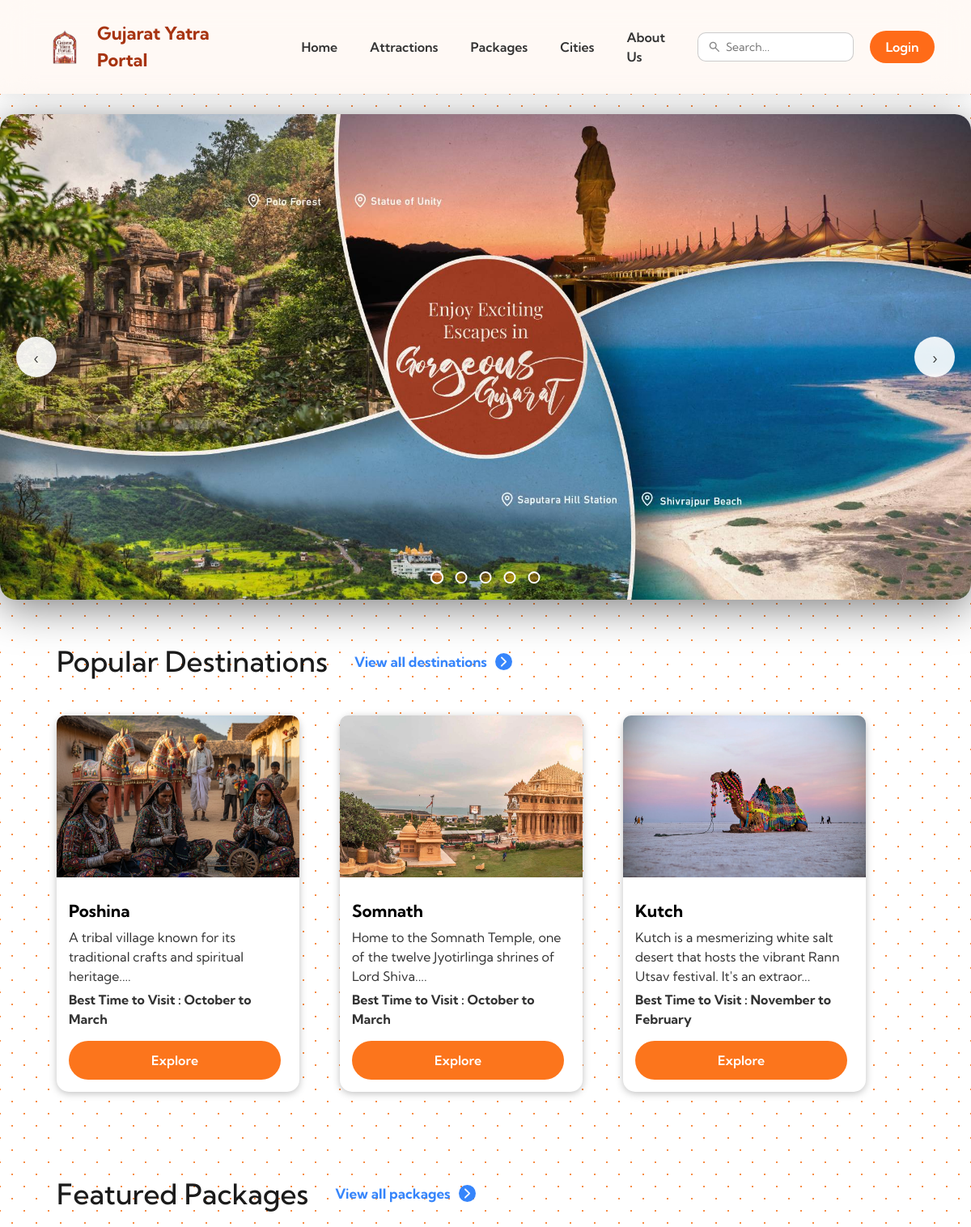
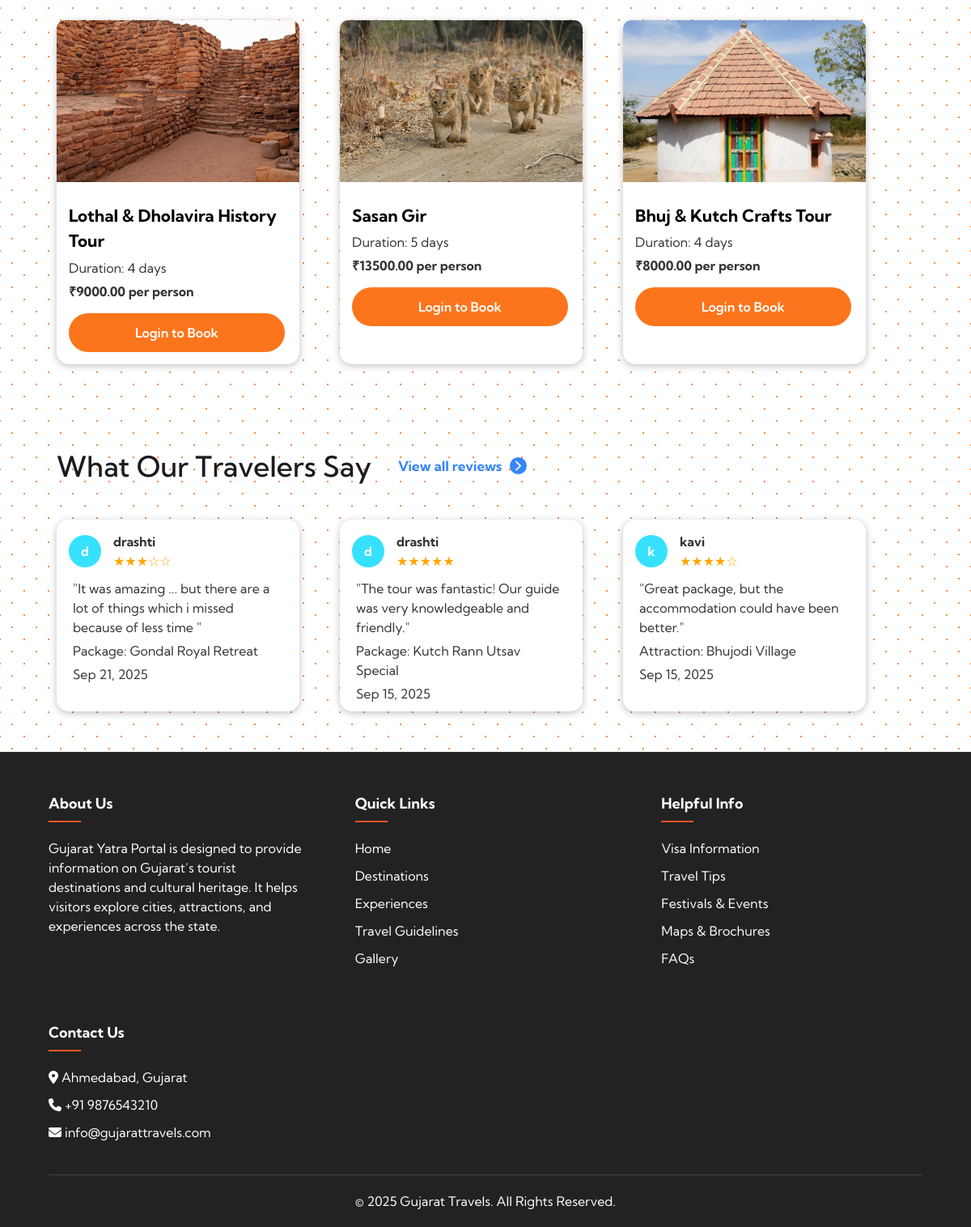
The page / on the database its author committed (2 pictures, top to bottom).
### tables this page shows
CREATE TABLE `cities` (
  `city_id` int(11) NOT NULL,
  `city_name` varchar(255) NOT NULL,
  `description` text DEFAULT NULL,
  `image_url` varchar(255) DEFAULT NULL,
  `best_time_to_visit` varchar(255) DEFAULT NULL
);

CREATE TABLE `packages` (
  `package_id` int(11) NOT NULL,
  `name` varchar(255) NOT NULL,
  `description` text DEFAULT NULL,
  `price` decimal(10,2) NOT NULL,
  `duration_days` int(11) DEFAULT NULL,
  `inclusions` text DEFAULT NULL,
  `city_id` int(11) DEFAULT NULL,
  `image_url` varchar(255) DEFAULT NULL
);

CREATE TABLE `reviews` (
  `review_id` int(11) NOT NULL,
  `user_id` int(11) DEFAULT NULL,
  `package_id` int(11) DEFAULT NULL,
  `attraction_id` int(11) DEFAULT NULL,
  `rating` int(11) DEFAULT NULL CHECK (`rating` >= 1 and `rating` <= 5),
  `comment` text DEFAULT NULL,
  `date_posted` timestamp NOT NULL DEFAULT current_timestamp(),
  `status` enum('pending','approved','rejected') DEFAULT 'pending'
);

CREATE TABLE `users` (
  `user_id` int(11) NOT NULL,
  `username` varchar(255) NOT NULL,
  `email` varchar(255) NOT NULL,
  `password` varchar(255) NOT NULL,
  `created_at` timestamp NOT NULL DEFAULT current_timestamp(),
  `is_admin` tinyint(1) NOT NULL DEFAULT 0
);

CREATE TABLE `attractions` (
  `attraction_id` int(11) NOT NULL,
  `name` varchar(255) NOT NULL,
  `city_id` int(11) DEFAULT NULL,
  `description` text DEFAULT NULL,
  `entry_fee` decimal(10,2) DEFAULT NULL,
  `best_time_to_visit` varchar(255) DEFAULT NULL,
  `opening_hours` varchar(255) DEFAULT NULL,
  `image_url` varchar(255) DEFAULT NULL
);

### index.php (the view, shortened to what this page needs)
<?php
include "header.php";
include 'includes/db_connect.php';
?>
<div class="bg-pattern">
    <section class="hero" style="padding-top: 25px;">
        <div class="slider-container">
            <div class="slider-wrapper">
                <div class="slide active" style="background-image: url('assets/img/bg/slider1.jpg')">
                </div>
            <button class="arrow prev" onclick="changeSlide(-1)">‹</button>
            <button class="arrow next" onclick="changeSlide(1)">›</button>
                <div class="navigation">
                    <div class="nav-dot active" onclick="currentSlide(1)"></div>
                    <div class="nav-dot" onclick="currentSlide(2)"></div>
                    <div class="nav-dot" onclick="currentSlide(3)"></div>
                    <div class="nav-dot" onclick="currentSlide(4)"></div>
                    <div class="nav-dot" onclick="currentSlide(5)"></div>
                </div>
            </div>
        </div>
    </section>
    <section class="section">
        <div class="section-header">
            <h2 class="section-title">Popular Destinations</h2>
            <a class="section-link" href="cities.php">View all destinations</a>
            <i class="section-arrow">
            </i>
        </div>
        <div class="cards">
            <?php
            $sql = "SELECT * FROM cities ORDER BY city_id DESC LIMIT 3";
            $result = mysqli_query($conn, $sql);
            while ($row = mysqli_fetch_assoc($result)) {
                echo '<div class="card glass">';
                echo '<img src="assets/img/cities/' . $row['image_url'] . '" alt="' . $row['city_name'] . '">';
                echo '<h3>' . $row['city_name'] . '</h3>';
                echo '<p>' . substr($row['description'], 0, 100) . '...</p>';
                echo '<p><strong> Best Time to Visit : ' . $row['best_time_to_visit'] . '</strong></p>';
                echo '<a href="destinations.php?city_id=' . $row['city_id'] . '" class="btn" ">Explore</a>';
                echo '</div>';
            }
            ?>
        </div>
    </section>
    <section class="section">
        <div class="section-header">
            <h2 class="section-title">Featured Packages</h2>
            <a class="section-link" href="packages.php">View all packages</a>
            <i class="section-arrow">
            </i>
        </div>
        <div class="cards">
            <?php
            $sql = "SELECT * FROM packages ORDER BY package_id DESC LIMIT 3";
            $result = mysqli_query($conn, $sql);
            while ($row = mysqli_fetch_assoc($result)) {
                echo '<div class="card glass">';
                echo '<img src="assets/img/packages/' . $row['image_url'] . '" alt="' . $row['name'] . '">';
                echo '<h3>' . $row['name'] . '</h3>';
                echo '<p>Duration: ' . $row['duration_days'] . ' days</p>';
                echo '<p><strong>₹' . $row['price'] . ' per person</strong></p>';
                if (isset($_SESSION['loggedin'])) {
                    echo '<a href="packages/package_detail.php?id=' . $row['package_id'] . '" class="btn" style="padding: 8px 20px; margin-top: 10px;">View Details</a>';
                } else {
                    echo '<a href="login.php" class="btn" style="padding: 10px 80px; margin-top: 10px;">Login to Book</a>';
                }
                echo '</div>';
            }
            ?>
        </div>
    </section>
    <section class="section">
        <div class="section-header">
            <h2 class="section-title">What Our Travelers Say</h2>
            <a class="section-link" href="reviews.php">View all reviews</a>
            <i class="section-arrow">
            </i>
        </div>
        <div class="cards">
            <?php
            $sql = "SELECT r.*, u.username, p.name as package_name, a.name as attraction_name
                FROM reviews r
                LEFT JOIN users u ON r.user_id = u.user_id
                LEFT JOIN packages p ON r.package_id = p.package_id
                LEFT JOIN attractions a ON r.attraction_id = a.attraction_id
                ORDER BY r.date_posted DESC
                LIMIT 3";
            $result = mysqli_query($conn, $sql);
            while ($row = mysqli_fetch_assoc($result)) {
                echo '<div class="card glass" style="text-align: left; padding: 5px;">';
                echo '<div style="display: flex; align-items: center; margin: 10px;">';
                echo '<div style="width: 40px; height: 40px; background: #35e1ffff; border-radius: 50%; display: flex; align-items: center; justify-content: center; margin-right: 15px; color: white; font-weight: bold;">';
                echo substr($row['username'], 0, 1);
                echo '</div>';
                echo '<div>';
                echo '<h4 style="margin: 0;">' . $row['username'] . '</h4>';
                echo '<div style="color: #FFA500;">';
                echo str_repeat('★', $row['rating']) . str_repeat('☆', 5 - $row['rating']);
                echo '</div>';
                echo '</div>';
                echo '</div>';
                echo '<p>"' . $row['comment'] . '"</p>';
                echo '<div style="font-size: 0.9rem; color: #353333;; margin-top: auto;">';
                echo '<p>' . ($row['package_name'] ? 'Package: ' . $row['package_name'] : 'Attraction: ' . $row['attraction_name']) . '</p>';
                echo '<p>' . date('M j, Y', strtotime($row['date_posted'])) . '</p>';
                echo '</div>';
                echo '</div>';
            }
            ?>
        </div>
    </section>
</div>
<?php include "includes/footer.php" ?>

### assets/css/style.css (style rules this page uses)
* { margin: 0; padding: 0; box-sizing: border-box; font-family: 'Kumbh Sans', sans-serif; }
a { text-decoration: none; color: inherit; }
body { color: #333; line-height: 1.5; background-color: var(--body); }
.bg-pattern { opacity: 1; background-image: radial-gradient(#f78c44 0.75px, transparent 0.75px), radial-gradient(#f78c44 0.75px, #ffffff 0.75px); background-size: 30px 30px; background-position: 0 0, 15px 15px; }
:root { --orange: #FC751C; --darkblue: #E55D09; --lightorange: #FF9E36; --background: #ffefe78e; --body: #fff9f5; --green: #079844; --yellow: #F3CF31; --red: #F62F32; --glass: #ffe6dda2; }
.slider-container { margin: auto; max-width: 1400px; width: 100%; position: relative; border-radius: 20px; overflow: hidden; box-shadow: 0 10px 50px rgba(0, 0, 0, 0.5); }
.slider-wrapper { position: relative; height: 600px; overflow: hidden; }
.slide { position: absolute; top: 0; left: 0; width: 100%; height: 100%; opacity: 0; transition: opacity 0.8s ease-in-out; background-size: cover; background-position: center; display: flex; align-items: center; justify-content: center; }
.slide.active { opacity: 1; }
.navigation { position: absolute; bottom: 20px; left: 50%; transform: translateX(-50%); display: flex; gap: 15px; z-index: 10; }
.nav-dot { width: 15px; height: 15px; border-radius: 50%; background: rgba(255, 102, 0, 0.264); cursor: pointer; transition: all 0.3s ease; border: 2px solid white; }
.nav-dot.active { background: rgba(255, 102, 0, 0.5); transform: scale(1.1); }
.arrow { position: absolute; top: 50%; transform: translateY(-50%); background: rgba(255, 255, 255, 0.9); color: #333; border: none; width: 50px; height: 50px; border-radius: 50%; cursor: pointer; font-size: 20px; transition: all 0.3s ease; z-index: 10; display: flex; align-items: center; justify-content: center; }
.arrow.prev { left: 20px; }
.arrow.next { right: 20px; }
.btn { display: inline-block; padding: 10px 100px; background: var(--orange); color: white; border-radius: 50px; text-decoration: none; font-weight: 600; transition: all 0.3s; border: 2px solid transparent; cursor: pointer; margin: 10px 15px; margin-bottom: 15px; }
.section { padding: 50px 5px; }
.section-header { display: flex; align-items: center; margin-bottom: 40px; margin-left: 65px; }
.section-link { margin-left: 33px; font-size: 17px; font-weight: bold; color: #3685fb; }
.section-arrow { rotate: -90deg; width: 21px; height: 21px; background: #3685fb; border-radius: 11px; margin-left: 10px; }
.section-title { font-size: 35px; color: #1b1b1b; font-weight: 500; text-align: center; }
.cards { display: flex; flex-wrap: wrap; justify-content: flex-start; gap: 50px; text-align: center; margin-left: 65px; }
.card { box-shadow: 0 2px 10px rgba(0, 0, 0, 0.25); width: 300px; transition: transform 0.3s; background-color: #fff; border-radius: 15px; text-align: left; }
.card img { width: 100%; border-radius: 10px 10px 0px 0px; margin-bottom: 15px; height: 200px; object-fit: cover; }
.card h3 { font-size: 1.3rem; margin: 5px 15px; color: #000000; }
.card p { font-size: 1rem; margin: 5px 15px; }

### rows shown on the page
cities: image_url (picture), city_name "Poshina", description "A tribal village known for its traditional crafts and spiritual heritage.", best_time_to_visit "October to March"
cities: image_url (picture), city_name "Somnath", description "Home to the Somnath Temple, one of the twelve Jyotirlinga shrines of Lord Shiva.", best_time_to_visit "October to March"
cities: image_url (picture), city_name "Kutch", description "Kutch is a mesmerizing white salt desert that hosts the vibrant Rann Utsav festival. It's an extraor", best_time_to_visit "November to February"
packages: image_url (picture), name "Lothal & Dholavira History Tour", duration_days "4", price "9000.00"
packages: image_url (picture), name "Sasan Gir", duration_days "5", price "13500.00"
packages: image_url (picture), name "Bhuj & Kutch Crafts Tour", duration_days "4", price "8000.00"
reviews: user.username "d", user.username "drashti", rating "★★★", rating "☆☆", comment "It was amazing ... but there are a lot of things which i missed because of less time", package.name "Gondal Royal Retreat", date_posted "Sep 21, 2025"
reviews: user.username "d", user.username "drashti", rating "★★★★★", comment "The tour was fantastic! Our guide was very knowledgeable and friendly.", package.name "Kutch Rann Utsav Special", date_posted "Sep 15, 2025"
reviews: user.username "k", user.username "kavi", rating "★★★★", rating "☆", comment "Great package, but the accommodation could have been better.", attraction.name "Bhujodi Village", date_posted "Sep 15, 2025"
